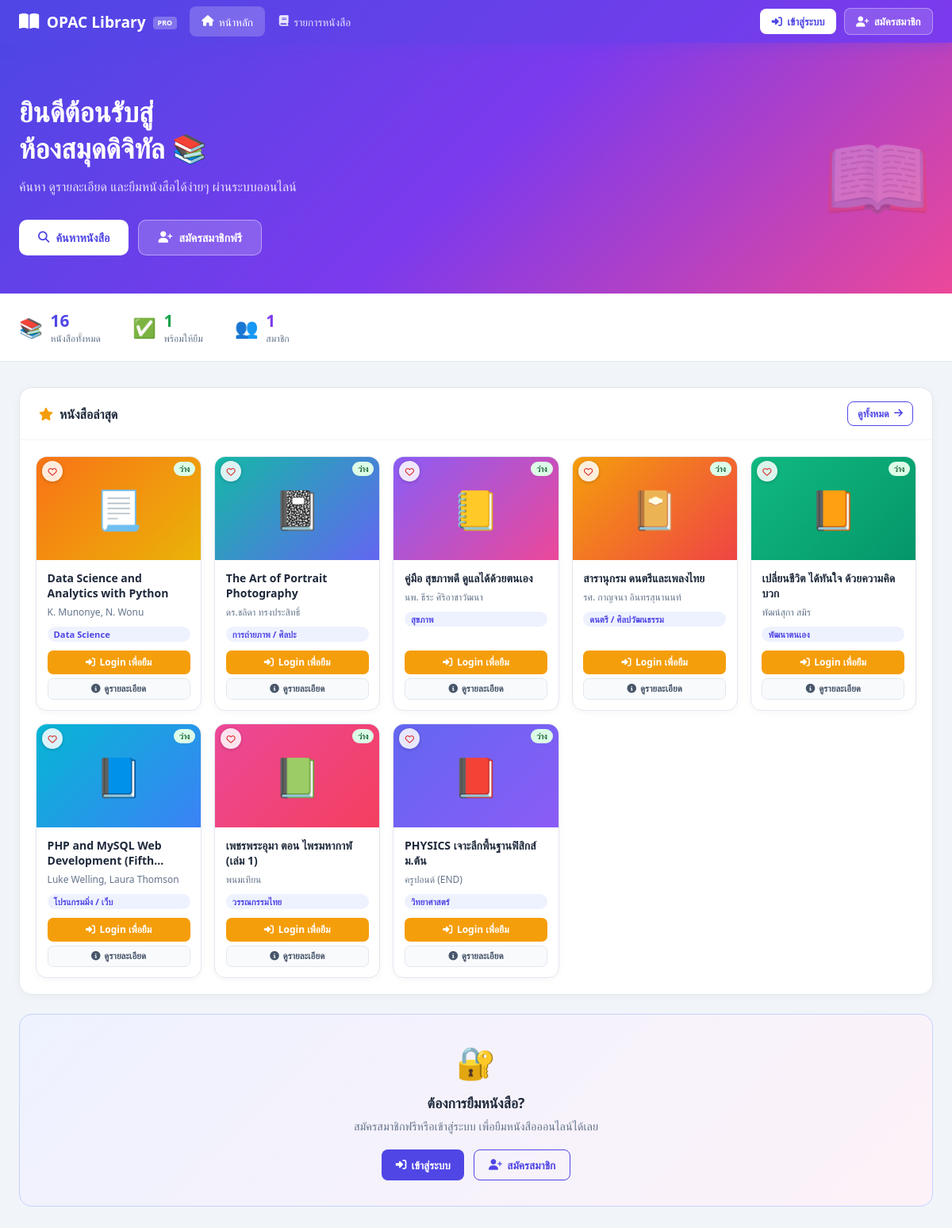
The page / on the database its author committed.
### tables this page shows
CREATE TABLE `books` (
  `book_id` int(11) NOT NULL,
  `book_name` varchar(255) DEFAULT NULL,
  `type_name` varchar(100) NOT NULL,
  `author` varchar(255) DEFAULT NULL,
  `status` varchar(50) DEFAULT NULL
);

### index.php (the view, shortened to what this page needs)
<?php
include('db.php');
$total_books   = mysqli_fetch_assoc(mysqli_query($conn,"SELECT COUNT(*) c FROM books"))['c'];
$avail_books   = mysqli_fetch_assoc(mysqli_query($conn,"SELECT COUNT(*) c FROM books WHERE status='available'"))['c'];
$total_members = mysqli_fetch_assoc(mysqli_query($conn,"SELECT COUNT(*) c FROM users WHERE first_name!='admin'"))['c'];
$latest = mysqli_query($conn,"SELECT * FROM books ORDER BY book_id DESC LIMIT 8");
$my_favorites = [];
$colors = ['linear-gradient(135deg,#6366f1,#8b5cf6)','linear-gradient(135deg,#ec4899,#f43f5e)','linear-gradient(135deg,#06b6d4,#3b82f6)','linear-gradient(135deg,#10b981,#059669)','linear-gradient(135deg,#f59e0b,#ef4444)','linear-gradient(135deg,#8b5cf6,#ec4899)','linear-gradient(135deg,#14b8a6,#6366f1)','linear-gradient(135deg,#f97316,#eab308)'];
$icons  = ['📕','📗','📘','📙','📔','📒','📓','📃'];
include('header.php');
?>
<div style="background:linear-gradient(135deg,#4f46e5,#7c3aed,#ec4899);color:white;padding:4rem 0 3rem;">
  <div style="max-width:1280px;margin:0 auto;padding:0 1.5rem;display:flex;align-items:center;justify-content:space-between;gap:2rem;flex-wrap:wrap;">
    <div>
      <h1 style="font-size:2.2rem;font-weight:800;margin-bottom:.75rem;line-height:1.3">ยินดีต้อนรับสู่<br>ห้องสมุดดิจิทัล 📚</h1>
      <p style="font-size:1rem;opacity:.85;margin-bottom:1.75rem;max-width:480px;line-height:1.7">ค้นหา ดูรายละเอียด และยืมหนังสือได้ง่ายๆ ผ่านระบบออนไลน์</p>
      <div style="display:flex;gap:.75rem;flex-wrap:wrap;">
        <a href="books.php" style="display:inline-flex;align-items:center;gap:.5rem;padding:.75rem 1.5rem;background:white;color:#4f46e5;border-radius:10px;font-weight:700;font-size:.9rem;text-decoration:none;"><i class="fas fa-search"></i> ค้นหาหนังสือ</a>
        <?php if($role !== 'guest'): ?>
        <a href="favorites.php" style="display:inline-flex;align-items:center;gap:.5rem;padding:.75rem 1.5rem;background:rgba(255,255,255,.18);color:white;border:1.5px solid rgba(255,255,255,.4);border-radius:10px;font-weight:600;font-size:.9rem;text-decoration:none;"><i class="fas fa-heart" style="color:#fca5a5"></i> รายการโปรด</a>
        <?php else: ?>
        <a href="register.php" style="display:inline-flex;align-items:center;gap:.5rem;padding:.75rem 1.5rem;background:rgba(255,255,255,.18);color:white;border:1.5px solid rgba(255,255,255,.4);border-radius:10px;font-weight:600;font-size:.9rem;text-decoration:none;"><i class="fas fa-user-plus"></i> สมัครสมาชิกฟรี</a>
        <?php endif; ?>
      </div>
    </div>
    <div style="font-size:7rem;opacity:.25;user-select:none;">📖</div>
  </div>
</div>
<div style="background:white;border-bottom:1px solid #e2e8f0;padding:1.25rem 0;">
  <div style="max-width:1280px;margin:0 auto;padding:0 1.5rem;display:flex;gap:2.5rem;flex-wrap:wrap;">
    <div style="display:flex;align-items:center;gap:.6rem;"><span style="font-size:1.5rem;">📚</span><div><div style="font-size:1.3rem;font-weight:800;color:#4f46e5"><?= $total_books ?></div><div style="font-size:.75rem;color:#64748b">หนังสือทั้งหมด</div></div></div>
    <div style="display:flex;align-items:center;gap:.6rem;"><span style="font-size:1.5rem;">✅</span><div><div style="font-size:1.3rem;font-weight:800;color:#16a34a"><?= $avail_books ?></div><div style="font-size:.75rem;color:#64748b">พร้อมให้ยืม</div></div></div>
    <div style="display:flex;align-items:center;gap:.6rem;"><span style="font-size:1.5rem;">👥</span><div><div style="font-size:1.3rem;font-weight:800;color:#7c3aed"><?= $total_members ?></div><div style="font-size:.75rem;color:#64748b">สมาชิก</div></div></div>
  </div>
</div>
<div class="container" style="margin-top:2rem;">
  <div class="card">
    <div class="card-header">
      <div class="card-title"><i class="fas fa-star" style="color:#f59e0b"></i> หนังสือล่าสุด</div>
      <a href="books.php" class="btn btn-outline btn-sm">ดูทั้งหมด <i class="fas fa-arrow-right"></i></a>
    </div>
    <div style="display:grid;grid-template-columns:repeat(auto-fill,minmax(200px,1fr));gap:1rem;padding:1.25rem;">
    <?php while($b = mysqli_fetch_assoc($latest)):
      $ci    = ($b['book_id']-1) % 8;
      $avail = ($b['status'] ?? 'available') === 'available';
      $i_fav = in_array($b['book_id'], $my_favorites);
    ?>
    <div style="background:white;border:1px solid #e2e8f0;border-radius:14px;overflow:hidden;box-shadow:0 2px 8px rgba(0,0,0,.04);display:flex;flex-direction:column;transition:all .2s;" onmouseover="this.style.transform='translateY(-3px)';this.style.boxShadow='0 8px 24px rgba(0,0,0,.1)'" onmouseout="this.style.transform='';this.style.boxShadow='0 2px 8px rgba(0,0,0,.04)'">
      <div style="position:relative;height:130px;overflow:hidden;cursor:pointer;" onclick="showDetail(<?= $b['book_id'] ?>)">
        <div style="display:none;width:100%;height:100%;background:<?= $colors[$ci] ?>;align-items:center;justify-content:center;font-size:3rem;"><?= $icons[$ci] ?></div>
        <span style="position:absolute;top:6px;right:7px;font-size:.65rem;font-weight:700;padding:2px 7px;border-radius:50px;background:<?= $avail?'#dcfce7':'#fee2e2' ?>;color:<?= $avail?'#166534':'#991b1b' ?>;"><?= $avail?'ว่าง':'📤 ถูกยืม' ?></span>
        <?php if($role === 'member'): ?>
        <a href="book_detail.php?id=<?= $b['book_id'] ?>&fav_toggle=1"
           style="position:absolute;top:5px;left:7px;width:26px;height:26px;background:<?= $i_fav?'#dc2626':'rgba(255,255,255,.85)' ?>;color:<?= $i_fav?'white':'#dc2626' ?>;border-radius:50%;display:flex;align-items:center;justify-content:center;font-size:.7rem;box-shadow:0 1px 4px rgba(0,0,0,.2);text-decoration:none;"
           onclick="event.stopPropagation()" title="<?= $i_fav?'ลบออกจากโปรด':'เพิ่มรายการโปรด' ?>">
          <i class="fas fa-heart"></i>
        </a>
        <?php elseif($role === 'guest'): ?>
        <a href="login.php?redirect=favorites.php"
           style="position:absolute;top:5px;left:7px;width:26px;height:26px;background:rgba(255,255,255,.85);color:#dc2626;border-radius:50%;display:flex;align-items:center;justify-content:center;font-size:.7rem;box-shadow:0 1px 4px rgba(0,0,0,.2);text-decoration:none;"
           onclick="event.stopPropagation()" title="Login เพื่อเพิ่มโปรด">
          <i class="far fa-heart"></i>
        </a>
        <?php endif; ?>
      </div>
      <div style="padding:.85rem;flex:1;display:flex;flex-direction:column;gap:.2rem;">
        <div style="font-weight:700;font-size:.875rem;margin-bottom:.15rem;line-height:1.35;overflow:hidden;display:-webkit-box;-webkit-line-clamp:2;-webkit-box-orient:vertical;cursor:pointer;" onclick="showDetail(<?= $b['book_id'] ?>)"><?= htmlspecialchars($b['book_name']) ?></div>
        <div style="font-size:.75rem;color:#64748b;margin-bottom:.4rem;"><?= htmlspecialchars($b['author'] ?? '–') ?></div>
        <div style="font-size:.7rem;background:#eef2ff;color:#4f46e5;padding:2px 8px;border-radius:50px;display:inline-block;font-weight:600;margin-bottom:.5rem;"><?= htmlspecialchars($b['type_name'] ?? '–') ?></div>
        <div style="margin-top:auto;display:flex;flex-direction:column;gap:.3rem;">
          <?php if($avail): ?>
            <?php if($role === 'guest'): ?>
            <a href="login.php?redirect=books.php%3Fborrow%3D<?= $b['book_id'] ?>%26confirm%3D1" style="display:flex;align-items:center;justify-content:center;gap:.35rem;padding:.4rem;background:#f59e0b;color:white;border-radius:7px;font-size:.75rem;font-weight:600;text-decoration:none;"><i class="fas fa-sign-in-alt"></i> Login เพื่อยืม</a>
            <?php else: ?>
            <a href="books.php?borrow=<?= $b['book_id'] ?>" style="display:flex;align-items:center;justify-content:center;gap:.35rem;padding:.4rem;background:#4f46e5;color:white;border-radius:7px;font-size:.75rem;font-weight:600;text-decoration:none;"><i class="fas fa-book-reader"></i> ยืมหนังสือ</a>
            <?php endif; ?>
          <?php endif; ?>
          <button onclick="showDetail(<?= $b['book_id'] ?>)" style="display:flex;align-items:center;justify-content:center;gap:.3rem;padding:.38rem;background:#f8fafc;color:#475569;border-radius:7px;font-size:.72rem;font-weight:600;border:1px solid #e2e8f0;cursor:pointer;width:100%;transition:.2s;" onmouseover="this.style.background='#eef2ff';this.style.color='#4f46e5'" onmouseout="this.style.background='#f8fafc';this.style.color='#475569'">
            <i class="fas fa-info-circle"></i> ดูรายละเอียด
          </button>
        </div>
      </div>
    </div>
    <?php endwhile; ?>
    </div>
  </div>
  <?php if($role === 'guest'): ?>
  <div style="background:linear-gradient(135deg,#eef2ff,#fdf2f8);border:1.5px solid #c7d2fe;border-radius:16px;padding:2rem;text-align:center;margin-bottom:1.5rem;">
    <div style="font-size:2.5rem;margin-bottom:.75rem;">🔐</div>
    <h3 style="font-size:1.1rem;font-weight:700;margin-bottom:.5rem;">ต้องการยืมหนังสือ?</h3>
    <p style="color:#64748b;margin-bottom:1.25rem;font-size:.9rem;">สมัครสมาชิกฟรีหรือเข้าสู่ระบบ เพื่อยืมหนังสือออนไลน์ได้เลย</p>
    <div style="display:flex;gap:.75rem;justify-content:center;flex-wrap:wrap;">
      <a href="login.php" class="btn btn-primary"><i class="fas fa-sign-in-alt"></i> เข้าสู่ระบบ</a>
      <a href="register.php" class="btn btn-outline"><i class="fas fa-user-plus"></i> สมัครสมาชิก</a>
    </div>
  </div>
  <?php endif; ?>
</div>
</body></html>

### header.php (shortened to what this page needs)
<?php
$role = $_SESSION['role'] ?? 'guest';
?>
<!DOCTYPE html>
<html lang="th">
<head>
<link rel="stylesheet" href="https://cdnjs.cloudflare.com/ajax/libs/font-awesome/6.4.0/css/all.min.css">
</head>
<body>
<nav class="navbar">
<div class="nav-container">
  <a href="index.php" class="nav-brand">
    <i class="fas fa-book-open"></i>
    <span>OPAC Library <small>PRO</small></span>
  </a>
  <div class="nav-links">
  <?php if($role === 'admin'): ?>
    <a href="admin_home.php"     class="nav-link <?= basename($_SERVER['PHP_SELF'])==='admin_home.php'     ?'active':'' ?>"><i class="fas fa-tachometer-alt"></i> Dashboard</a>
    <a href="book_list.php"      class="nav-link <?= basename($_SERVER['PHP_SELF'])==='book_list.php'      ?'active':'' ?>"><i class="fas fa-book"></i> หนังสือ</a>
    <a href="member_list.php"    class="nav-link <?= basename($_SERVER['PHP_SELF'])==='member_list.php'    ?'active':'' ?>"><i class="fas fa-users"></i> สมาชิก</a>
    <a href="borrow_manage.php"  class="nav-link <?= basename($_SERVER['PHP_SELF'])==='borrow_manage.php'  ?'active':'' ?>"><i class="fas fa-book-reader"></i> การยืม-คืน</a>
    <a href="payment_manage.php" class="nav-link <?= basename($_SERVER['PHP_SELF'])==='payment_manage.php' ?'active':'' ?>"><i class="fas fa-money-bill-wave"></i> ค่าปรับ</a>
  <?php else: ?>
    <a href="index.php"   class="nav-link <?= basename($_SERVER['PHP_SELF'])==='index.php'   ?'active':'' ?>"><i class="fas fa-home"></i> หน้าหลัก</a>
    <a href="books.php"   class="nav-link <?= basename($_SERVER['PHP_SELF'])==='books.php'   ?'active':'' ?>"><i class="fas fa-book"></i> รายการหนังสือ</a>
  <?php endif; ?>
  </div>
  <div class="nav-right">
  <?php if($role === 'guest'): ?>
    <a href="login.php?redirect=<?= urlencode($_SERVER['REQUEST_URI']) ?>" class="btn-nav btn-nav-white">
      <i class="fas fa-sign-in-alt"></i> เข้าสู่ระบบ
    </a>
    <a href="register.php" class="btn-nav btn-nav-outline">
      <i class="fas fa-user-plus"></i> สมัครสมาชิก
    </a>
  <?php endif; ?>
  </div>
</div>
</nav>

### header.php (style rules this page uses)
* { margin:0;padding:0;box-sizing:border-box; }
body { font-family:'Segoe UI',Tahoma,sans-serif;background:#f1f5f9;color:#1e293b;min-height:100vh; }
a { text-decoration:none;color:inherit; }
.navbar { background:linear-gradient(135deg,#4f46e5,#7c3aed);color:white;padding:0;box-shadow:0 4px 16px rgba(79,70,229,.3);position:sticky;top:0;z-index:100; }
.nav-container { max-width:1280px;margin:0 auto;padding:0 1.5rem;display:flex;align-items:center;gap:1rem;flex-wrap:wrap; }
.nav-brand { display:flex;align-items:center;gap:.6rem;padding:.85rem 0;font-size:1.2rem;font-weight:800;color:white; }
.nav-brand i { font-size:1.4rem; }
.nav-brand span small { font-size:.55rem;background:rgba(255,255,255,.25);padding:2px 6px;border-radius:4px;margin-left:4px;vertical-align:middle; }
.nav-links { display:flex;align-items:center;gap:.15rem;flex:1;flex-wrap:wrap; }
.nav-link { display:flex;align-items:center;gap:.4rem;padding:.6rem .95rem;border-radius:8px;font-size:.85rem;font-weight:500;color:rgba(255,255,255,.85);transition:all .2s;white-space:nowrap; }
.nav-link:hover,.nav-link.active { background:rgba(255,255,255,.2);color:white; }
.nav-right { display:flex;align-items:center;gap:.6rem;margin-left:auto;flex-wrap:wrap; }
.btn-nav { display:inline-flex;align-items:center;gap:.4rem;padding:.45rem .9rem;border-radius:8px;font-size:.82rem;font-weight:600;cursor:pointer;transition:all .2s;border:none; }
.btn-nav-white { background:white;color:#4f46e5; }
.btn-nav-outline { background:rgba(255,255,255,.15);border:1px solid rgba(255,255,255,.35)!important;color:white; }
.container { max-width:1280px;margin:0 auto;padding:0 1.5rem 3rem; }
.card { background:white;border-radius:16px;border:1px solid #e2e8f0;box-shadow:0 2px 12px rgba(0,0,0,.04);overflow:hidden;margin-bottom:1.5rem; }
.card-header { padding:1.1rem 1.5rem;border-bottom:1px solid #f1f5f9;display:flex;align-items:center;justify-content:space-between;flex-wrap:wrap;gap:.5rem; }
.card-title { font-size:1rem;font-weight:700;display:flex;align-items:center;gap:.5rem; }
.btn { display:inline-flex;align-items:center;gap:.4rem;padding:.55rem 1.1rem;border-radius:8px;font-size:.85rem;font-weight:600;cursor:pointer;border:none;transition:all .2s;text-decoration:none; }
.btn-primary { background:#4f46e5;color:white; }
.btn-outline { background:transparent;border:1.5px solid #4f46e5;color:#4f46e5; }
.btn-sm { padding:.35rem .75rem;font-size:.78rem; }

### rows shown on the page
books: book_id "📃", shows "ว่าง", book_name "Data Science and Analytics with Python", author "K. Munonye, N. Wonu", type_name "Data Science"
books: book_id "📓", shows "ว่าง", book_name "The Art of Portrait Photography", author "ดร.ชลิดา ทรงประสิทธิ์", type_name "การถ่ายภาพ / ศิลปะ"
books: book_id "📒", shows "ว่าง", book_name "คู่มือ สุขภาพดี ดูแลได้ด้วยตนเอง", author "นพ. ธีระ ศิริอาชาวัฒนา", type_name "สุขภาพ"
books: book_id "📔", shows "ว่าง", book_name "สารานุกรม ดนตรีและเพลงไทย", author "รศ. กาญจนา อินทรสุนานนท์", type_name "ดนตรี / ศิลปวัฒนธรรม"
books: book_id "📙", shows "ว่าง", book_name "เปลี่ยนชีวิต ได้ทันใจ ด้วยความคิดบวก", author "พัฒน์สุกา สมิร", type_name "พัฒนาตนเอง"
books: book_id "📘", shows "ว่าง", book_name "PHP and MySQL Web Development…", author "Luke Welling, Laura Thomson", type_name "โปรแกรมมิ่ง / เว็บ"
books: book_id "📗", shows "ว่าง", book_name "เพชรพระอุมา ตอน ไพรมหากาฬ (เล่ม 1)", author "พนมเทียน", type_name "วรรณกรรมไทย"
books: book_id "📕", shows "ว่าง", book_name "PHYSICS เจาะลึกพื้นฐานฟิสิกส์ ม.ต้น", author "ครูปอนด์ (END)", type_name "วิทยาศาสตร์"

### other values the page prints
$total_books "16"
$avail_books "1"
$total_members "1"
